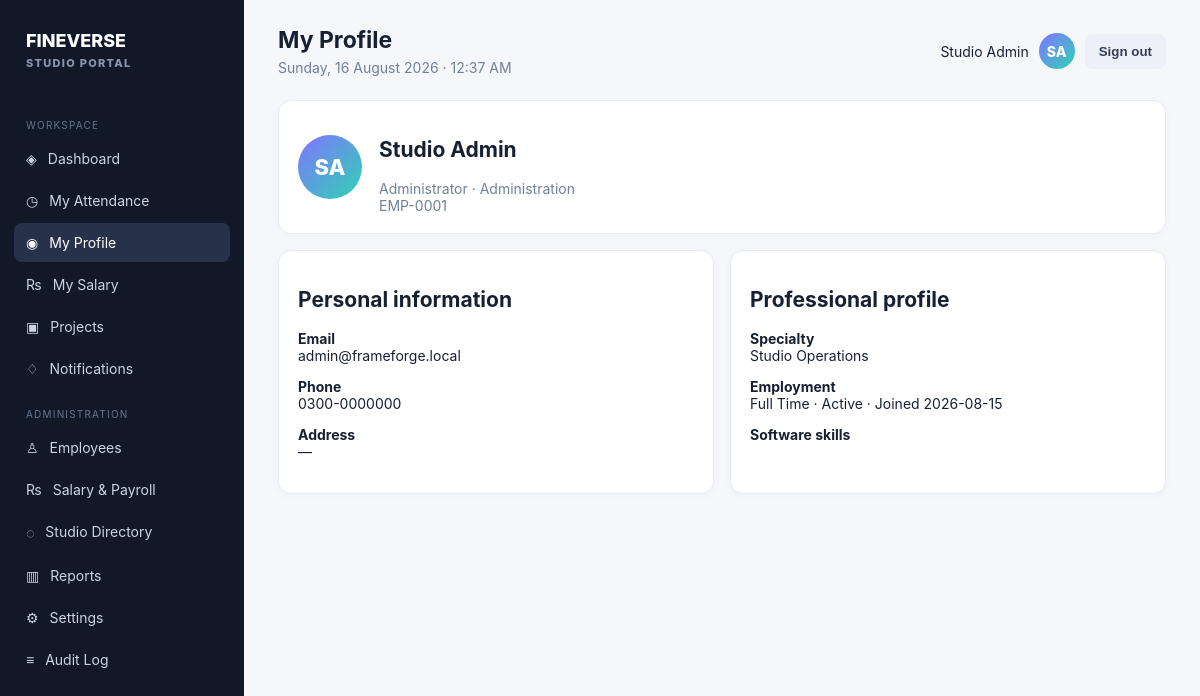
Screenshot of /index.php?page=profile (signed in) with the database file from the repository.
### tables this page shows
CREATE TABLE employees(id INT AUTO_INCREMENT PRIMARY KEY,employee_code VARCHAR(30) NOT NULL UNIQUE,first_name VARCHAR(80) NOT NULL,last_name VARCHAR(80) NOT NULL,phone VARCHAR(30),address TEXT,date_of_birth DATE NULL,gender VARCHAR(20),department_id INT NULL,job_title_id INT NULL,manager_id INT NULL,joining_date DATE NULL,employment_type ENUM('Full Time','Part Time','Contract','Freelance','Intern') DEFAULT 'Full Time',employment_status ENUM('Active','Inactive','On Leave','Resigned') DEFAULT 'Active',specialty VARCHAR(100),profile_photo VARCHAR(255),created_at TIMESTAMP DEFAULT CURRENT_TIMESTAMP,FOREIGN KEY(department_id) REFERENCES departments(id),FOREIGN KEY(job_title_id) REFERENCES job_titles(id),FOREIGN KEY(manager_id) REFERENCES employees(id));

CREATE TABLE job_titles(id INT AUTO_INCREMENT PRIMARY KEY,title VARCHAR(120) NOT NULL UNIQUE,active TINYINT(1) DEFAULT 1);

CREATE TABLE departments(id INT AUTO_INCREMENT PRIMARY KEY,name VARCHAR(100) NOT NULL UNIQUE,active TINYINT(1) DEFAULT 1,created_at TIMESTAMP DEFAULT CURRENT_TIMESTAMP);

CREATE TABLE users(id INT AUTO_INCREMENT PRIMARY KEY,employee_id INT NOT NULL UNIQUE,email VARCHAR(160) NOT NULL UNIQUE,password_hash VARCHAR(255) NOT NULL,role ENUM('admin','employee') DEFAULT 'employee',remember_token VARCHAR(64),active TINYINT(1) DEFAULT 1,created_at TIMESTAMP DEFAULT CURRENT_TIMESTAMP,FOREIGN KEY(employee_id) REFERENCES employees(id) ON DELETE CASCADE);

### config.php (called while the page is built, shortened)
<?php
function db(): PDO { static $pdo; if (!$pdo) { $pdo = new PDO('mysql:host='.DB_HOST.';dbname='.DB_NAME.';charset=utf8mb4', DB_USER, DB_PASS, [PDO::ATTR_ERRMODE=>PDO::ERRMODE_EXCEPTION, PDO::ATTR_DEFAULT_FETCH_MODE=>PDO::FETCH_ASSOC]); } return $pdo; }

### index.php (the view, shortened to what this page needs)
<?php require_once __DIR__.'/lib.php';
$page=$_GET['page']??(me()?'dashboard':'login'); $current=$page;
  ?><?php
function rows($sql,$args=[]){$s=db()->prepare($sql);$s->execute($args);return $s->fetchAll();} function one($sql,$args=[]){$s=db()->prepare($sql);$s->execute($args);return $s->fetch();}
function head($title){global $current;$u=require_login();$f=pull_flash();?><!doctype html><html><head><meta charset="utf-8"><meta name="viewport" content="width=device-width,initial-scale=1"><title><?=esc($title)?> · <?=esc(setting('studio_name',APP_NAME))?></title><link rel="stylesheet" href="assets/app.css"></head><body><div class="app"><aside class="side"><div class="brand">FINEVERSE<small>STUDIO PORTAL</small></div><div class="nav-label">WORKSPACE</div><?=nav('dashboard','Dashboard','◈')?><?=nav('attendance','My Attendance','◷')?><?=nav('profile','My Profile','◉')?><?=nav('salary','My Salary','₨')?><?=nav('projects','Projects','▣')?><?=nav('notifications','Notifications','♢')?><?php if($u['role']==='admin'):?><div class="nav-label">ADMINISTRATION</div><?=nav('employees','Employees','♙')?><?=nav('salaries','Salary & Payroll','₨')?><?=nav('masters','Studio Directory','◌')?><?=nav('reports','Reports','▥')?><?=nav('settings','Settings','⚙')?><?=nav('audit','Audit Log','≡')?><?php endif?></aside><main class="main"><div class="top"><div><h1><?=esc($title)?></h1><div class="sub"><?=esc(date('l, d F Y · g:i A'))?></div></div><div class="user"><span class="user-name"><?=esc($u['first_name'].' '.$u['last_name'])?></span><div class="avatar"><?=esc(strtoupper($u['first_name'][0].$u['last_name'][0]))?></div><form method="post"><input type="hidden" name="csrf" value="<?=csrf()?>"><button class="secondary" name="action" value="logout">Sign out</button></form></div></div><?php if($f):?><div class="alert <?=$f[1]==='error'?'error':''?>"><?=esc($f[0])?></div><?php endif;?><?php }
function foot(): void { echo '</main></div><script src="assets/app.js"></script></body></html>'; }
?>
<?php
if($page==='profile'){ $u=require_login();$skills=rows('SELECT COALESCE(s.name,es.custom_skill) skill,es.skill_level FROM employee_skills es LEFT JOIN software s ON s.id=es.software_id WHERE es.employee_id=?',[$u['id']]);head('My Profile');?><div class="card profile"><div class="avatar"><?=esc(strtoupper($u['first_name'][0].$u['last_name'][0]))?></div><div><h2><?=esc($u['first_name'].' '.$u['last_name'])?></h2><div class="muted"><?=esc(($u['job_title']?:'Studio crew').' · '.($u['department_name']?:'Unassigned'))?></div><div class="muted"><?=esc($u['employee_code'])?></div></div></div><div class="grid" style="margin-top:16px"><div class="card wide"><h2>Personal information</h2><p><strong>Email</strong><br><?=esc($u['login_email'])?></p><p><strong>Phone</strong><br><?=esc($u['phone']?:'—')?></p><p><strong>Address</strong><br><?=esc($u['address']?:'—')?></p></div><div class="card wide"><h2>Professional profile</h2><p><strong>Specialty</strong><br><?=esc($u['specialty']?:'—')?></p><p><strong>Employment</strong><br><?=esc($u['employment_type'].' · '.$u['employment_status'].' · Joined '.$u['joining_date'])?></p><p><strong>Software skills</strong><br><?php foreach($skills as $s):?><span class="badge"><?=esc($s['skill'].' · '.$s['skill_level'])?></span> <?php endforeach?></p></div></div><?php foot();exit;}
?>

### assets/app.css (style rules this page uses)
:root { --ink:#172033;--muted:#718096;--nav:#111827;--accent:#6d5dfc;--soft:#f5f7fb;--line:#e8ebf2;--success:#107b55;--warn:#b66600;--danger:#b42318 }
* { box-sizing:border-box }
body { margin:0;background:var(--soft);font:14px Inter,Segoe UI,Arial,sans-serif;color:var(--ink) }
.app { display:flex;min-height:100vh }
.side { width:244px;background:var(--nav);color:#cbd5e1;padding:22px 14px;position:fixed;inset:0 auto 0 0 }
.brand { font-size:18px;font-weight:800;color:#fff;padding:8px 12px 29px }
.brand small { display:block;color:#8996ad;font-size:11px;letter-spacing:1.3px;margin-top:5px }
.nav-label { font-size:10px;letter-spacing:1.2px;color:#66758d;margin:20px 12px 8px }
.main { margin-left:244px;width:calc(100% - 244px);padding:26px 34px }
.top { display:flex;justify-content:space-between;align-items:center;margin-bottom:24px }
.top h1 { font-size:23px;margin:0 }
.sub { color:var(--muted);margin-top:5px }
.user { display:flex;gap:10px;align-items:center }
.avatar { width:36px;height:36px;border-radius:50%;background:linear-gradient(135deg,#8174ff,#2fd3b4);color:#fff;display:grid;place-items:center;font-weight:800 }
.grid { display:grid;grid-template-columns:repeat(4,minmax(0,1fr));gap:16px }
.card { background:#fff;border:1px solid var(--line);border-radius:13px;padding:19px;box-shadow:0 2px 9px #25304b08 }
.muted { color:var(--muted) }
.wide { grid-column:span 2 }
button,.button { border:0;border-radius:8px;background:var(--accent);color:#fff;padding:10px 14px;font-weight:700;cursor:pointer;display:inline-block }
button.secondary,.button.secondary { background:#eef0f7;color:#34405a }
.profile { display:flex;gap:17px;align-items:center }
.profile .avatar { width:64px;height:64px;font-size:22px }

### rows the page displays
employees: first_name+last_name "Studio Admin", first_name+last_name "SA", job_title.name "Administrator · Administration", employee_code "EMP-0001", users.email "admin@frameforge.local", phone "0300-0000000", address "—", specialty "Studio Operations", employment_type+employment_status+joining_date "Full Time · Active · Joined 2026-08-15"

### other values shown
$icon "◈ ◷ ◉ ₨ ▣ ♢ ♙ ₨ ◌ ▥ ⚙ ≡"
$label "Dashboard My Attendance My Profile My Salary Projects Notifications Employees Salary & Payroll Studio Directory Reports Settings Audit Log"
$title "My Profile"
